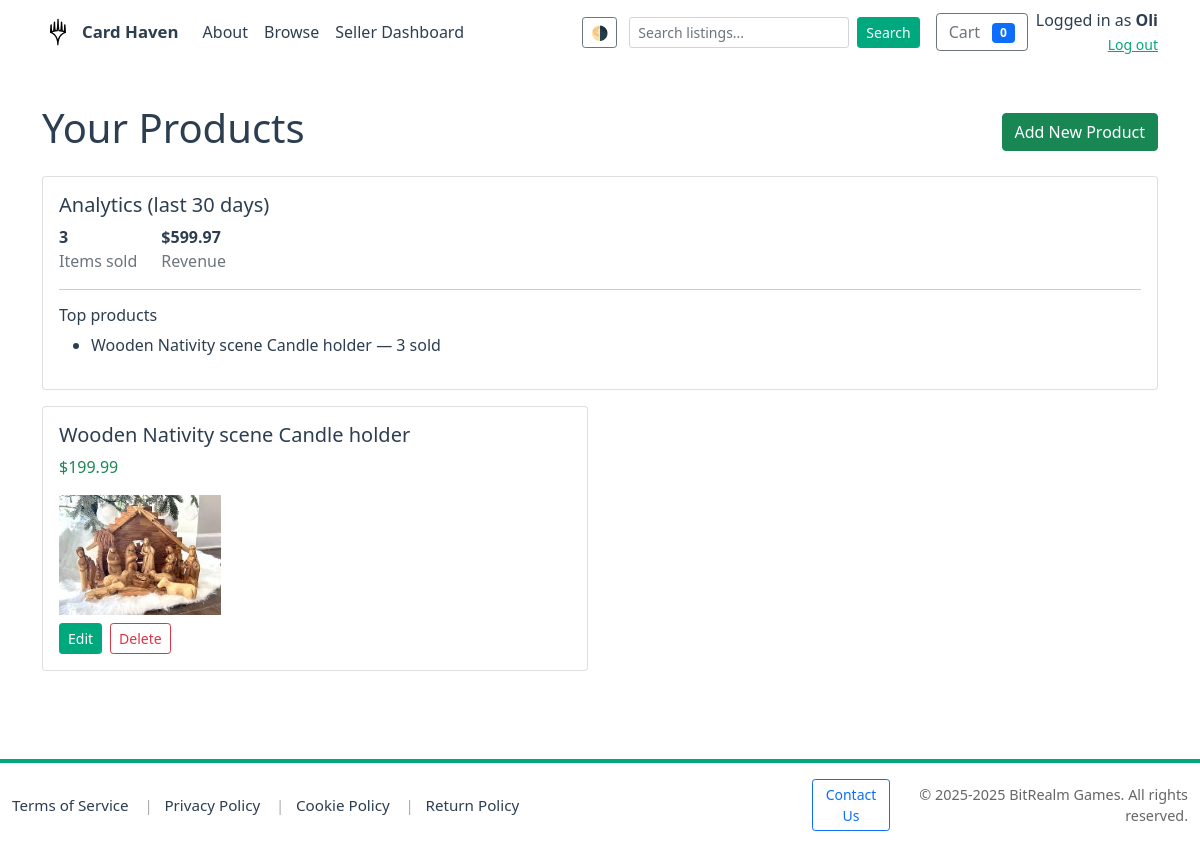
The page /seller/dashboard (signed in) on the database as committed earlier.
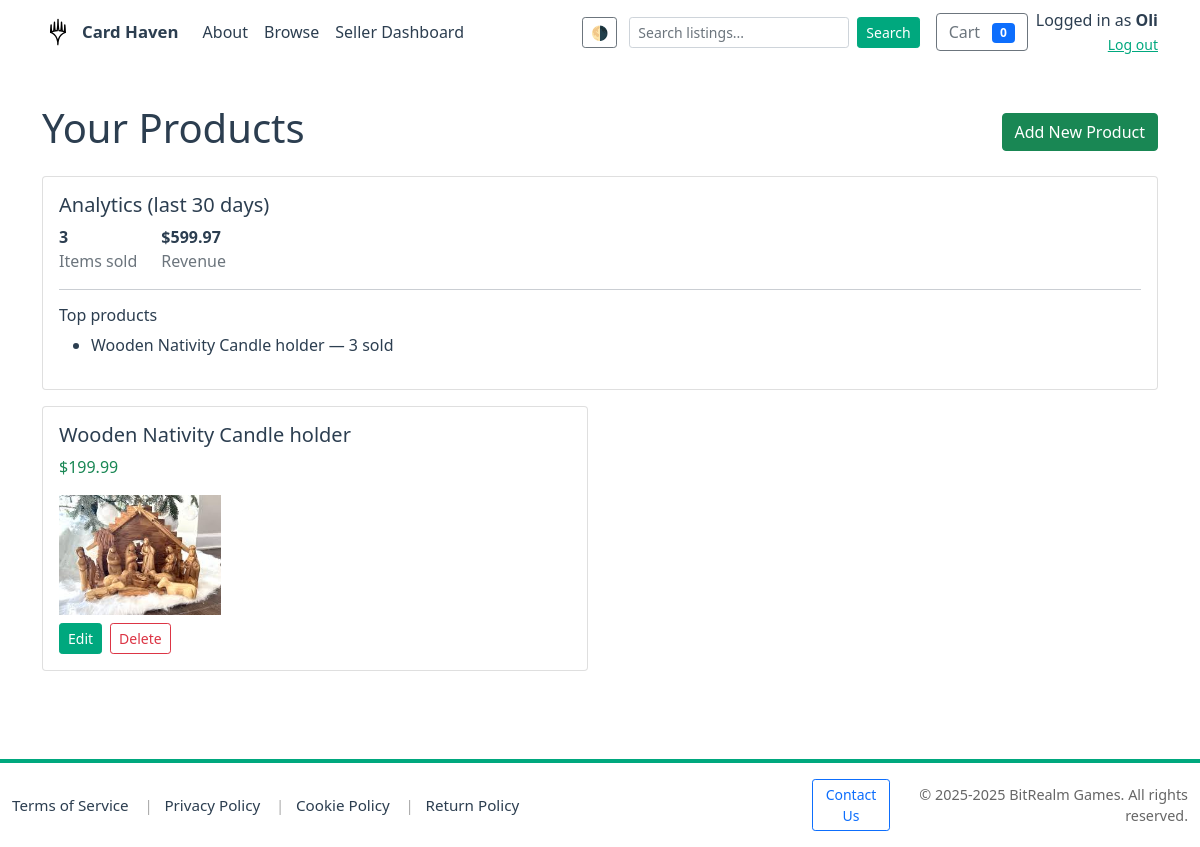
The same page on the database as committed later.
### models.py (models this page shows, shortened)
class Product(db.Model):
    __tablename__ = 'products'
    id = db.Column(db.Integer, primary_key=True)
    seller_id = db.Column(db.Integer, db.ForeignKey('users.id'), nullable=True)
    title = db.Column(db.String(255), nullable=False)
    description = db.Column(db.Text)
    price = db.Column(db.Float, nullable=False)
    stock = db.Column(db.BigInteger)
    image_url = db.Column(db.String(1024))
    created_at = db.Column(db.DateTime, default=datetime.utcnow)
    category_id = db.Column(db.Integer, db.ForeignKey('categories.id'), nullable=True)
    rating = db.Column(db.Float, default=0.0)
    seller = db.relationship('User', back_populates='products')
    category = db.relationship('Category', back_populates='legacy_products')
    categories = db.relationship('Category', secondary=product_categories, back_populates='products', lazy='dynamic')
    order_items = db.relationship('OrderItem', back_populates='product', lazy='dynamic')

### app.py (the view)
@app.route('/seller/dashboard')
@login_required
@seller_required
def seller_dashboard():
    uid = session.get('user_id')
    conn = get_db_connection()
    cur = conn.cursor()
    cur.execute("SELECT id, username, business_name, seller_description, logo_url FROM users WHERE id = ?", (uid,))
    seller = cur.fetchone()
    cur.execute("SELECT id, title, price, stock, created_at, image_url FROM products WHERE seller_id = ? ORDER BY created_at DESC", (uid,))
    products = cur.fetchall()
    try:
        cur.execute("SELECT SUM(oi.quantity) AS qty_30 FROM order_items oi JOIN orders o ON oi.order_id = o.id JOIN products p ON oi.product_id = p.id WHERE p.seller_id = ? AND o.created_at >= datetime('now', '-30 days')", (uid,))
        qty_30 = cur.fetchone()['qty_30'] or 0
    except Exception:
        qty_30 = 0
    try:
        cur.execute("SELECT SUM(oi.quantity * oi.unit_price) AS rev_30 FROM order_items oi JOIN orders o ON oi.order_id = o.id JOIN products p ON oi.product_id = p.id WHERE p.seller_id = ? AND o.created_at >= datetime('now', '-30 days')", (uid,))
        rev_30 = cur.fetchone()['rev_30'] or 0.0
    except Exception:
        rev_30 = 0.0
    try:
        cur.execute("SELECT p.id, p.title, SUM(oi.quantity) AS sold FROM order_items oi JOIN products p ON oi.product_id = p.id WHERE p.seller_id = ? GROUP BY p.id ORDER BY sold DESC LIMIT 5", (uid,))
        top_products = cur.fetchall()
    except Exception:
        top_products = []
    conn.close()
    return render_template('seller/products.html', seller=seller, products=products, qty_30=qty_30, rev_30=rev_30, top_products=top_products)

### app.py (called while the page is built)
def get_db_connection(path=DB_PATH):
    conn = sqlite3.connect(path)
    conn.row_factory = sqlite3.Row
    conn.execute("PRAGMA foreign_keys = ON;")
    return conn

@app.after_request
def set_security_headers(response):
    response.headers.setdefault('X-Frame-Options', 'SAMEORIGIN')
    response.headers.setdefault('X-Content-Type-Options', 'nosniff')
    response.headers.setdefault('Referrer-Policy', 'no-referrer-when-downgrade')
    if 'SSL_ENABLED' in globals() and SSL_ENABLED:
        response.headers.setdefault('Strict-Transport-Security', 'max-age=63072000; includeSubDomains; preload')
    return response

def login_required(f):
    @wraps(f)
    def decorated(*args, **kwargs):
        if 'user_id' not in session:
            return redirect(url_for('login', next=request.path))
        return f(*args, **kwargs)
    return decorated

### templates/seller/products.html (shortened to what this page needs)
<!doctype html>
<html lang="en">
<head>
  {% include 'head_includes.html' %}
</head>
<body>
  {% include 'navbar.html' %}
  <div class="container my-4">
    <div class="d-flex justify-content-between align-items-center">
      <h1>Your Products</h1>
      <a href="{{ url_for('seller_product_new') }}" class="btn btn-success">Add New Product</a>
    </div>
    {% if qty_30 is defined or rev_30 is defined or top_products is defined %}
      <div class="card my-3">
        <div class="card-body">
          <h5>Analytics (last 30 days)</h5>
          <div class="d-flex gap-4">
            <div><strong>{{ qty_30 or 0 }}</strong><div class="text-muted">Items sold</div></div>
            <div><strong>${{ '%.2f'|format(rev_30 or 0.0) }}</strong><div class="text-muted">Revenue</div></div>
          </div>
          {% if top_products and top_products|length > 0 %}
            <hr>
            <h6>Top products</h6>
            <ul>
              {% for tp in top_products %}
                <li>{{ tp['title'] }} — {{ tp['sold'] or 0 }} sold</li>
              {% endfor %}
            </ul>
          {% endif %}
        </div>
      </div>
    {% endif %}
    <div class="row mt-3">
      {% if products %}
        {% for p in products %}
          <div class="col-md-6">
            <div class="card mb-3">
              <div class="card-body">
                <h5 class="card-title">{{ p['title'] }}</h5>
                <p class="card-text text-success">${{ '%.2f'|format(p['price']) }}</p>
                {% if p['image_url'] %}
                  <img src="{{ p['image_url'] }}" alt="{{ p['title'] }}" style="max-height:120px; width:auto;" class="mb-2">
                {% endif %}
                <div class="d-flex gap-2">
                  <a href="{{ url_for('seller_product_edit', product_id=p['id']) }}" class="btn btn-sm btn-primary">Edit</a>
                  <form method="post" action="{{ url_for('seller_product_delete', product_id=p['id']) }}" style="display:inline" onsubmit="return confirm('Delete this product?');">
                    <button class="btn btn-sm btn-outline-danger">Delete</button>
                  </form>
                </div>
              </div>
            </div>
          </div>
        {% endfor %}
      {% else %}
        <div class="col-12 text-center">
          <p>No products yet. Click "Add New Product" to create one.</p>
        </div>
      {% endif %}
    </div>
  </div>
  {% include 'footer.html' %}
</body>
</html>

Rows that differ between the two databases and show on the page:
changed Product: title "Wooden Nativity scene Candle holder" → "Wooden Nativity Candle holder"
